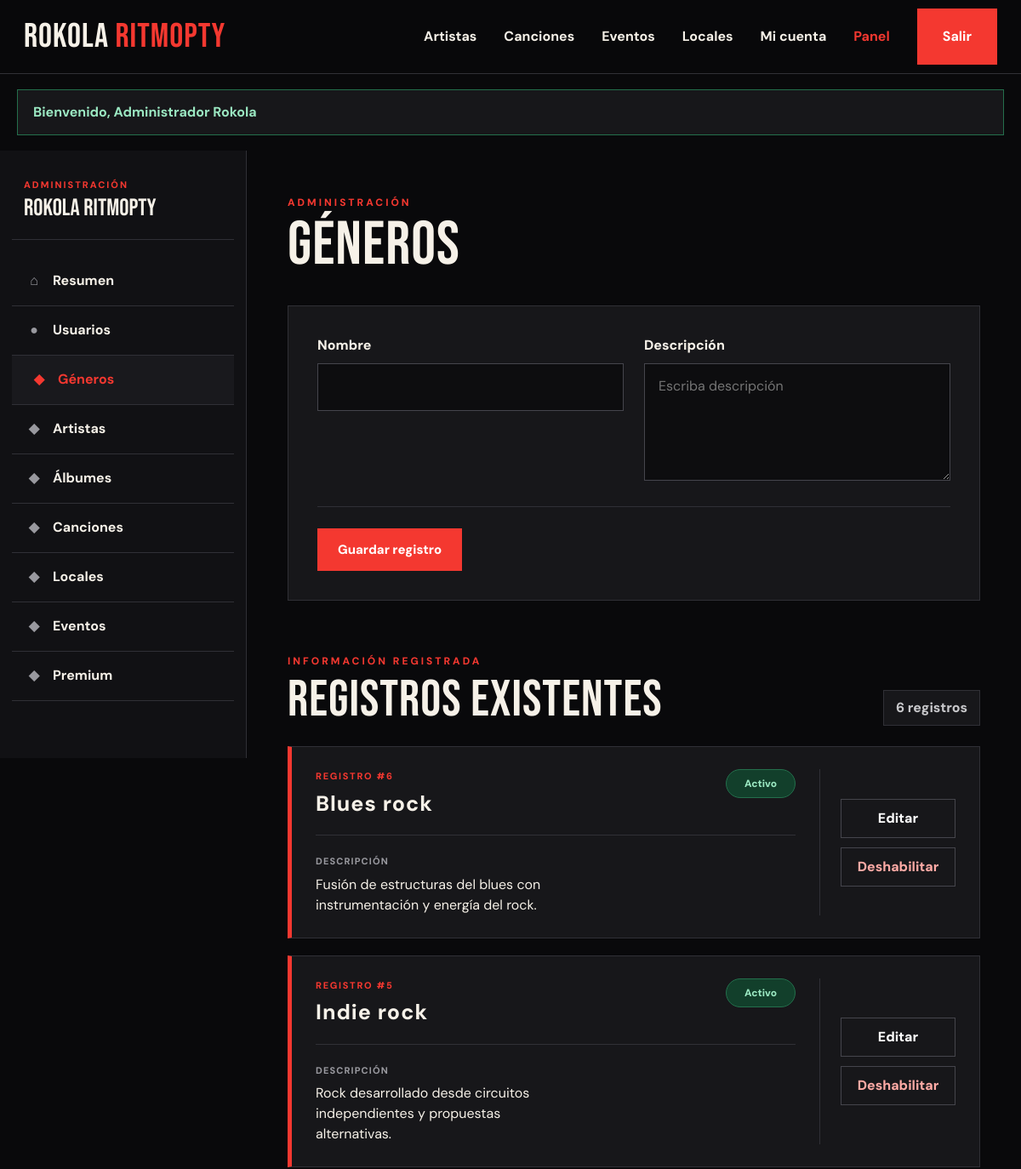
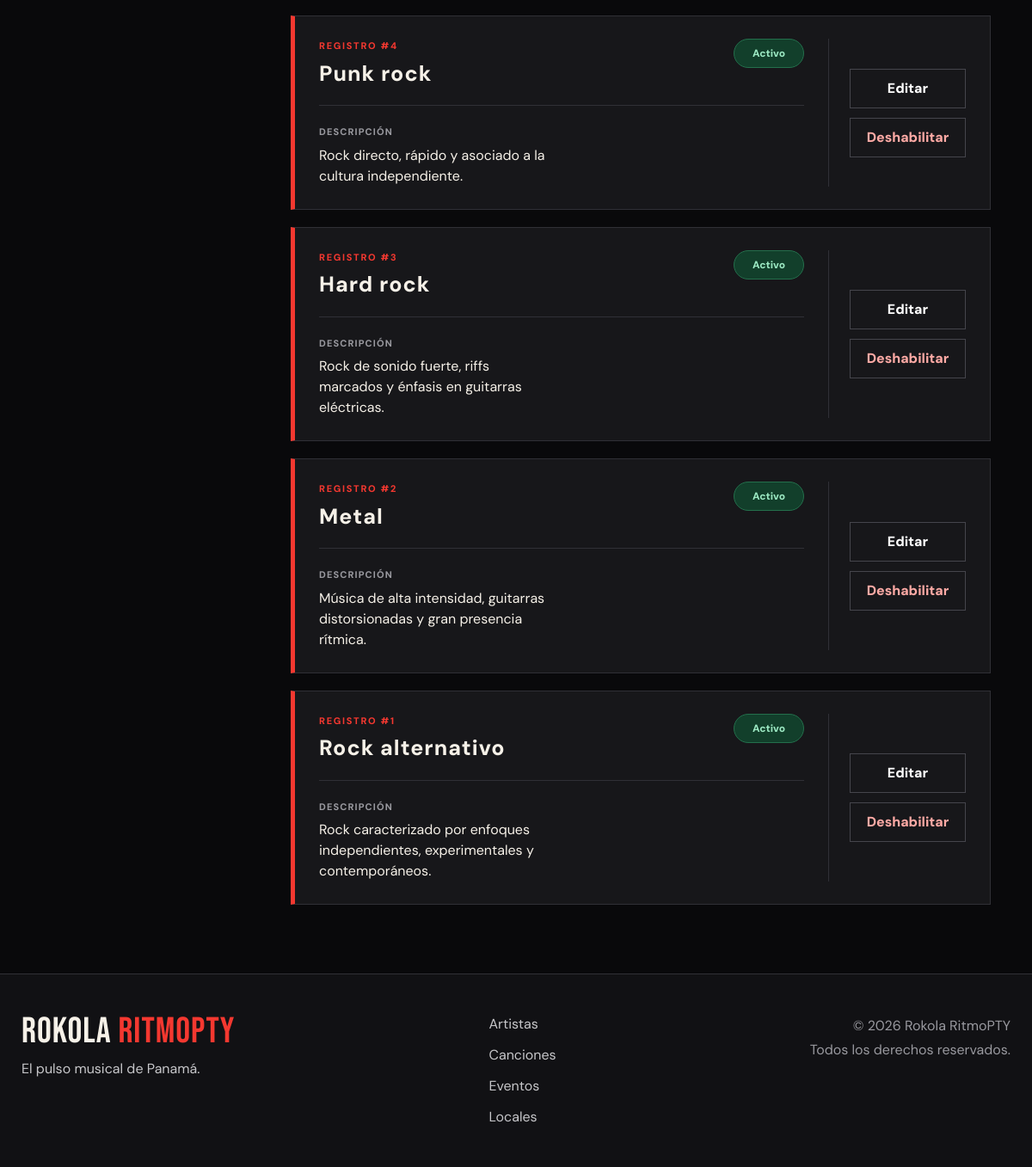
The page /RokolaRitmoPTY/public/admin/generos (signed in) on the database its author committed (2 pictures, top to bottom).
### tables this page shows
CREATE TABLE generos (
    id INT UNSIGNED AUTO_INCREMENT PRIMARY KEY,
    nombre VARCHAR(100) NOT NULL UNIQUE,
    descripcion TEXT NULL,
    estado TINYINT(1) NOT NULL DEFAULT 1,
    creado_en TIMESTAMP NOT NULL DEFAULT CURRENT_TIMESTAMP,
    actualizado_en TIMESTAMP NOT NULL
        DEFAULT CURRENT_TIMESTAMP
        ON UPDATE CURRENT_TIMESTAMP,

    INDEX idx_generos_estado (estado)
);

### app/Views/admin/module.php (the view, shortened to what the rows shown need)
<?php
$rows = $rows ?? [];
$options = $options ?? [];
$module = $module ?? '';
$definition = $definition ?? [
    'title' => 'Módulo',
    'fields' => [],
];
$escape = static function (mixed $value): string {
    return htmlspecialchars(
        (string)$value,
        ENT_QUOTES,
        'UTF-8'
    );
};
$labels = [
    'id' => 'ID',
    'nombre' => 'Nombre',
    'titulo' => 'Título',
    'tipo' => 'Tipo de artista',
    'genero_id' => 'Género musical',
    'biografia' => 'Biografía',
    'descripcion' => 'Descripción',
    'pais' => 'País',
    'nacionalidad' => 'Nacionalidad',
    'anio_inicio' => 'Año de inicio',
    'artista_id' => 'Artista',
    'album_id' => 'Álbum',
    'anio_lanzamiento' => 'Año de lanzamiento',
    'imagen_url' => 'Imagen',
    'portada_url' => 'Portada',
    'audio_url' => 'Archivo de audio',
    'duracion' => 'Duración',
    'local_id' => 'Local',
    'direccion' => 'Dirección',
    'provincia' => 'Provincia',
    'capacidad' => 'Capacidad',
    'telefono' => 'Teléfono',
    'correo' => 'Correo electrónico',
    'fecha' => 'Fecha',
    'hora' => 'Hora',
    'precio' => 'Precio',
    'duracion_dias' => 'Duración en días',
    'meses' => 'Duración en meses',
    'limite_reproducciones' => 'Límite de reproducciones',
    'estado' => 'Estado',
    'creado_en' => 'Fecha de creación',
    'actualizado_en' => 'Última actualización',
];
$getLabel = static function (string $field) use ($labels): string {
    if (isset($labels[$field])) {
        return $labels[$field];
    }
    return ucfirst(
        str_replace(
            '_',
            ' ',
            str_replace('_id', '', $field)
        )
    );
};
$getOptionName = static function (
    array $allOptions,
    string $field,
    mixed $value
): string {
    if ($value === null || $value === '') {
        return 'No asignado';
    }
    foreach ($allOptions[$field] ?? [] as $option) {
        if (
            isset($option['id'])
            && (string)$option['id'] === (string)$value
        ) {
            return (string)(
                $option['nombre']
                ?? $option['titulo']
                ?? $value
            );
        }
    }
    return '#' . (string)$value;
};
$formatValue = static function (
    string $column,
    mixed $value
) use ($options, $getOptionName): string {
    if ($value === null || $value === '') {
        return '—';
    }
    if (str_ends_with($column, '_id')) {
        return $getOptionName(
            $options,
            $column,
            $value
        );
    }
    if ($column === 'estado') {
        return (int)$value === 1
            ? 'Activo'
            : 'Inactivo';
    }
    if ($column === 'precio') {
        return 'B/. ' . number_format(
            (float)$value,
            2
        );
    }
    if ($column === 'fecha') {
        $timestamp = strtotime((string)$value);
        return $timestamp !== false
            ? date('d/m/Y', $timestamp)
            : (string)$value;
    }
    if ($column === 'hora') {
        $timestamp = strtotime((string)$value);
        return $timestamp !== false
            ? date('g:i a', $timestamp)
            : (string)$value;
    }
    if ($column === 'imagen_url') {
        return 'Imagen cargada';
    }
    if ($column === 'portada_url') {
        return 'Portada cargada';
    }
    if ($column === 'audio_url') {
        return 'Audio cargado';
    }
    if (
        in_array(
            $column,
            ['biografia', 'descripcion', 'direccion'],
            true
        )
    ) {
        return mb_strimwidth(
            (string)$value,
            0,
            130,
            '…'
        );
    }
    return mb_strimwidth(
        (string)$value,
        0,
        75,
        '…'
    );
};
$tableColumns = [
    'generos' => [
        'id',
        'nombre',
        'descripcion',
        'estado',
    ],
    'artistas' => [
        'id',
        'nombre',
        'tipo',
        'genero_id',
        'pais',
        'anio_inicio',
        'biografia',
        'imagen_url',
        'estado',
    ],
    'albumes' => [
        'id',
        'nombre',
        'artista_id',
        'anio_lanzamiento',
        'portada_url',
        'descripcion',
        'estado',
    ],
    'canciones' => [
        'id',
        'nombre',
        'artista_id',
        'album_id',
        'duracion',
        'audio_url',
        'imagen_url',
        'estado',
    ],
    'locales' => [
        'id',
        'nombre',
        'tipo',
        'direccion',
        'provincia',
        'capacidad',
        'telefono',
        'correo',
        'imagen_url',
        'estado',
    ],
    'eventos' => [
        'id',
        'nombre',
        'descripcion',
        'fecha',
        'hora',
        'local_id',
        'precio',
        'capacidad',
        'imagen_url',
        'estado',
    ],
    'planes' => [
        'id',
        'nombre',
        'precio',
        'duracion_dias',
        'descripcion',
        'estado',
    ],
];
$visibleColumns = $tableColumns[$module]
    ?? (
        $rows !== []
            ? array_keys($rows[0])
            : []
    );
?>
<div class="admin-layout">
    <section class="admin-content">
        <div class="admin-heading">
            <div>
                <h1>
                    <?= $escape($definition['title']) ?>
                </h1>
            </div>
        </div>
        <div class="admin-list-heading">
            <div>
                <h2>Registros existentes</h2>
            </div>
        </div>
        <div class="admin-records">
            <?php foreach ($rows as $row): ?>
                <?php
                $rowId = (int)($row['id'] ?? 0);
                $recordTitle = $row['nombre']
                    ?? $row['titulo']
                    ?? 'Registro';
                ?>
                <article class="admin-record-card">
                    <div class="record-main">
                        <div class="record-title-row">
                            <div>
                                <span class="record-id">
                                    Registro #<?= $rowId ?>
                                </span>
                                <h3>
                                    <?= $escape($recordTitle) ?>
                                </h3>
                            </div>
                            <?php if (array_key_exists('estado', $row)): ?>
                                <span
                                    class="status-badge <?= (int)$row['estado'] === 1
                                        ? 'status-active'
                                        : 'status-inactive' ?>"
                                >
                                    <?= (int)$row['estado'] === 1
                                        ? 'Activo'
                                        : 'Inactivo' ?>
                                </span>
                            <?php endif; ?>
                        </div>
                        <div class="record-details">
                            <?php foreach ($visibleColumns as $column): ?>
                                <?php
                                if (
                                    in_array(
                                        $column,
                                        [
                                            'id',
                                            'nombre',
                                            'titulo',
                                            'estado',
                                        ],
                                        true
                                    )
                                ) {
                                    continue;
                                }
                                $rawValue = $row[$column];
                                $displayValue = $formatValue(
                                    $column,
                                    $rawValue
                                );
                                ?>
                                <div class="record-detail">
                                    <span class="record-label">
                                        <?= $escape(
                                            $getLabel($column)
                                        ) ?>
                                    </span>
                                    <span
                                        class="record-value"
                                        title="<?= $escape($rawValue) ?>"
                                    >
                                        <?= $escape($displayValue) ?>
                                    </span>
                                </div>
                            <?php endforeach; ?>
                        </div>
                    </div>
                    <div class="record-actions">
                        <a
                            class="action-button"
                            href="?edit=<?= $rowId ?>"
                        >
                            Editar
                        </a>
                        <?php if (array_key_exists('estado', $row)): ?>
                            <form
                                method="post"
                                action="<?= $escape($config['base_url']) ?>/admin/<?= $escape($module) ?>/<?= $rowId ?>/estado"
                            >
                                <button
                                    class="action-button action-danger"
                                    type="submit"
                                >
                                    <?= (int)$row['estado'] === 1
                                        ? 'Deshabilitar'
                                        : 'Activar' ?>
                                </button>
                            </form>
                        <?php endif; ?>
                    </div>
                </article>
            <?php endforeach; ?>
        </div>
    </section>
</div>

### rows shown on the page
generos: id "6", nombre "Blues rock", estado "Activo", column "DESCRIPCIÓN", descripcion "Fusión de estructuras del blues con instrumentación y energía del rock."
generos: id "5", nombre "Indie rock", estado "Activo", column "DESCRIPCIÓN", descripcion "Rock desarrollado desde circuitos independientes y propuestas alternativas."
generos: id "4", nombre "Punk rock", estado "Activo", column "DESCRIPCIÓN", descripcion "Rock directo, rápido y asociado a la cultura independiente."
generos: id "3", nombre "Hard rock", estado "Activo", column "DESCRIPCIÓN", descripcion "Rock de sonido fuerte, riffs marcados y énfasis en guitarras eléctricas."
generos: id "2", nombre "Metal", estado "Activo", column "DESCRIPCIÓN", descripcion "Música de alta intensidad, guitarras distorsionadas y gran presencia rítmica."
generos: id "1", nombre "Rock alternativo", estado "Activo", column "DESCRIPCIÓN", descripcion "Rock caracterizado por enfoques independientes, experimentales y contemporáneos."

### other values the page prints
$flashMessage "Bienvenido, Administrador Rokola"
$label "Géneros"
$label "Artistas"
$label "Álbumes"
$label "Canciones"
$label "Locales"
$label "Eventos"
$label "Premium"
$escape($definition['title']) "Géneros"
$escape($label) "Nombre"
$escape($label) "Descripción"
count($rows) "6"
